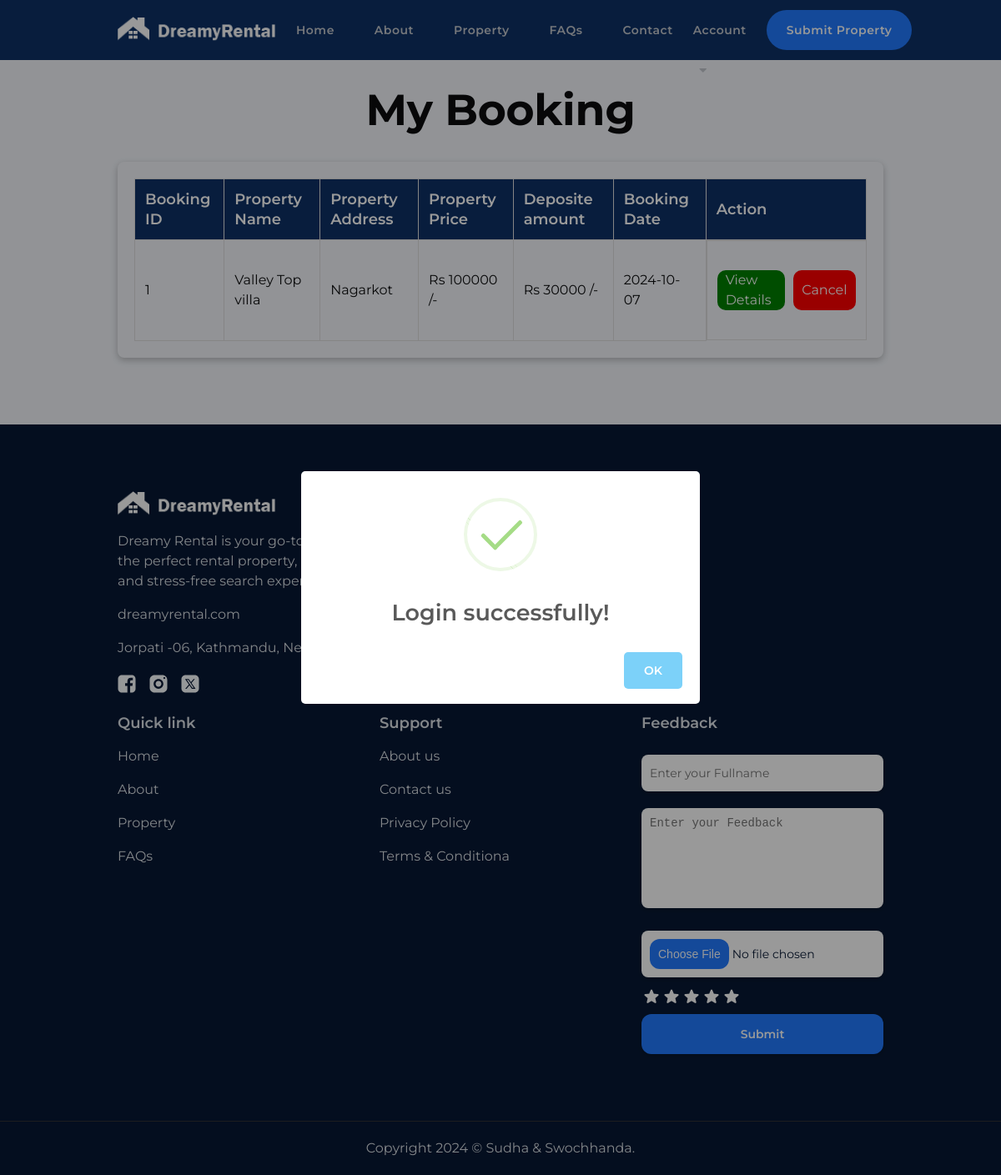
The app's page /User/booking.php (signed in) with its own data.
### tables this page shows
CREATE TABLE `booking` (
  `id` int(11) NOT NULL,
  `pname` varchar(100) NOT NULL,
  `pprice` varchar(100) NOT NULL,
  `paddress` varchar(100) NOT NULL,
  `depositeamt` varchar(100) NOT NULL,
  `bookingdate` varchar(100) NOT NULL,
  `user_email` varchar(100) NOT NULL
);

### User/booking.php (the view, shortened to what this page needs)
<?php
$user_email = $_SESSION['email'];
?>
<!DOCTYPE html>
<html lang="en">
<head>
    <?php require("../Including/links.php"); ?>
    <link rel="stylesheet" href="../css/booking.css">
    <link rel="stylesheet" href="../css/headernextpag.css">
</head>
<body>
    <?php
    require("../including/header.php");
    ?>
    <main>
        <article>
            <?php require("../Including/form.php"); ?>
            <section class="section bookingsection">
                <div class="container">
                    <h1 class="headline-large about-title title">My Booking</h1>
                    <div class="booking-container">
                        <table>
                            <thead>
                                <tr>
                                    <th>
                                        <span class="title-small">Booking ID</span>
                                    </th>
                                    <th>
                                        <span class="title-small">Property Name</span>
                                    </th>
                                    <th>
                                        <span class="title-small">Property Address</span>
                                    </th>
                                    <th>
                                        <span class="title-small">Property Price</span>
                                    </th>
                                    <th>
                                        <span class="title-small">Deposite amount</span>
                                    </th>
                                    <th>
                                        <span class="title-small">Booking Date</span>
                                    </th>
                                    <th>
                                        <span class="title-small">Action</span>
                                    </th>
                                </tr>
                            </thead>
                            <tbody>
                                <?php
                                $sql = "SELECT * FROM booking WHERE user_email = '$user_email'";
                                $data = mysqli_query($conn, $sql);
                                $total = mysqli_num_rows($data);
                                if ($total > 0) {
                                    while ($row = mysqli_fetch_assoc($data)) {
                                        echo "<tr>
                                        <td>" . $row['id'] . "</td>
                                        <td>" . $row['pname'] . "</td>
                                        <td>" . $row['paddress'] . "</td>
                                        <td>Rs " . $row['pprice'] . " /-</td>
                                        <td>Rs " . $row['depositeamt'] . " /-</td>
                                        <td>" . $row['bookingdate'] . "</td>
                                        <td class='actionbtn'>
                                            <a href='viewproperty.php?id=$row[id]' class='btn btn-primary'>View Details</a>
                                            <a href='cancelbooking.php?id=$row[id]' class='btn btn-danger'>Cancel</a>
                                        </td>
                                        </tr>";
                                    }
                                }else {
                                    echo "<tr><td colspan='7'>No bookings found for your account.</td></tr>";
                                }
                                ?>
                            </tbody>
                        </table>
                    </div>
                </div>
            </section>
        </article>
    </main>
    <?php
    require("../including/footer.php");
    ?>
</body>
</html>

### css/styles.css (style rules this page uses)
*, *::before, *::after { margin: 0; padding: 0; box-sizing: border-box; }
a { color: inherit; text-decoration: none; }
html { font-family: var(--font-primary); font-size: var(--fs-base); scroll-behavior: smooth; }
body { background-color: var(--neutral-98); color: var(--neutral-5); font-size: var(--fs-body-medium); line-height: var(--lh-body-medium); height: 100vh; }
.container { padding-inline: 16px; max-width: 500px; width: 100%; margin-inline: auto; }
.section { padding-block-end: 60px; }
.btn { display: flex; justify-content: center; align-items: center; gap: 12px; height: 48px; padding-inline: 24px; border-radius: var(--radius-full); max-width: max-content; transition: var(--transition-duration-smooth) var(--transition-easing-quick); }

### css/customeproperties.css (style rules this page uses)
:root { --white: #FFFFFF; --yellow: #F6BD26; --primary-100: #2179FF; --primary-90: #1E6DE5; --primary-80: #1B61CC; --primary-70: #1755B2; --primary-40: #0D3166; --primary-20: #071833; --secondary-100: #21FFFF; --secondary-20: #073333; --neutral-100: #FAFCFF; --neutral-98: #F2F5FA; --neutral-95: #E9ECF2; --neutral-90: #DADFE5; --neutral-80: #C2C6CC; --neutral-60: #919499; --neutral-50: #797C80; --neutral-40: #616366; --neutral-30: #494A4D; --neutral-20: #303133; --neutral-10: #18191A; --neutral-5: #0C0C0D; --error-100: #FF2134; --gradient: linear-gradient(270deg, #0f4392 0%, #001d3d 100%); --font-primary: 'Montserrat', sans-serif; --fs-base: 62.5%; --fs-headline-large: 3.6rem; --fs-headline-medium: 2.8rem; --fs-headline-small: 2.8rem; --fs-title-large: 2.2rem; --fs-title-medium: 2rem; --fs-title-small: 1.8rem; --fs-body-large: 1.6rem; --fs-body-medium: 1.6rem; --fs-label-large: 1.6rem; --fs-label-medium: 1.4rem; --lh-headline-large: 44px; --lh-headline-medium: 36px; --lh-headline-small: 36px; --lh-title-large: 28px; --lh-title-medium: 24px; --lh-title-small: 24px; --lh-body-large: 24px; --lh-body-medium: 24px; --lh-label-large: 24px; --lh-label-medium: 20px; --weight-bold: 700; --weight-semiBold: 600; --weight-regular: 400; --traking-n-025: -0.25px; --traking-p-05: 0.5px; --radius-small: 8px; --radius-medium: 12px; --radius-large: 16px; --radius-extra-large: 32px; --radius-full: 1000px; --radius-circle: 50%; --shadow-1: 0px 2px 4px 0px #00000033; --shadow-2: 0px 5px 10px 0px #0000000D; --shadow-3: 0px 5px 10px 0px #00000033; --shadow-4: 0px 10px 20px 0px #0000001A; --transition-easing-quick: cubic-bezier(0, 0.7, 0.3, 1); --transition-duration-quick: 200ms; --transition-duration-smooth: 500ms; }

### css/typography.css (style rules this page uses)
.headline-large { font-size: var(--fs-headline-large); line-height: var(--lh-headline-large); font-weight: var(--weight-bold); letter-spacing: var(--traking-n-025); }
.title-small { font-size: var(--fs-title-small); line-height: var(--lh-title-small); font-weight: var(--weight-semiBold); }

### css/responsive.css (style rules this page uses)
@media (min-width: 768px) { :root { --fs-headline-large: 5.2rem; --fs-headline-medium: 4rem; --fs-headline-small: 3.6rem; --lh-headline-large: 64px; --lh-headline-medium: 52px; --lh-headline-small: 48px; } }
@media (min-width: 768px) { .container { max-width: 720px; } }
@media (min-width: 768px) { .section { padding-block-end: 80px; } }

### css/booking.css (style rules this page uses)
.bookingsection { padding-block-start: 100px; }
.title { display: flex; justify-content: center; align-items: center; padding-inline: 16px; }
.booking-container { display: flex; justify-content: space-between; align-items: flex-start; gap: 30px; margin-block-start: 20px; flex-wrap: wrap; }
.booking-container { margin: 30px 0 0 0; box-shadow: rgba(0, 0, 0, 0.24) 0px 3px 8px; padding: 20px; border-radius: 8px; }
.booking-container table { width: 100%; border-collapse: collapse; }
.booking-container table th, .booking-container table td { padding: 12px; text-align: left; border: 1px solid #ddd; }
.booking-container table th { background-color: var(--primary-40); color: var(--white); }
table .actionbtn { display: flex; gap: 10px; align-items: center; justify-content: center; }
table .actionbtn .btn { margin-block: 23px; text-decoration: none; padding: 10px; background-color: red; color: white; border-radius: 10px; transition: all .2s ease; cursor: pointer; }
table .actionbtn .btn-primary { background-color: green; }

### records on screen
booking: id "1", pname "Valley Top villa", paddress "Nagarkot", pprice "100000", depositeamt "30000", bookingdate "2024-10-07"
